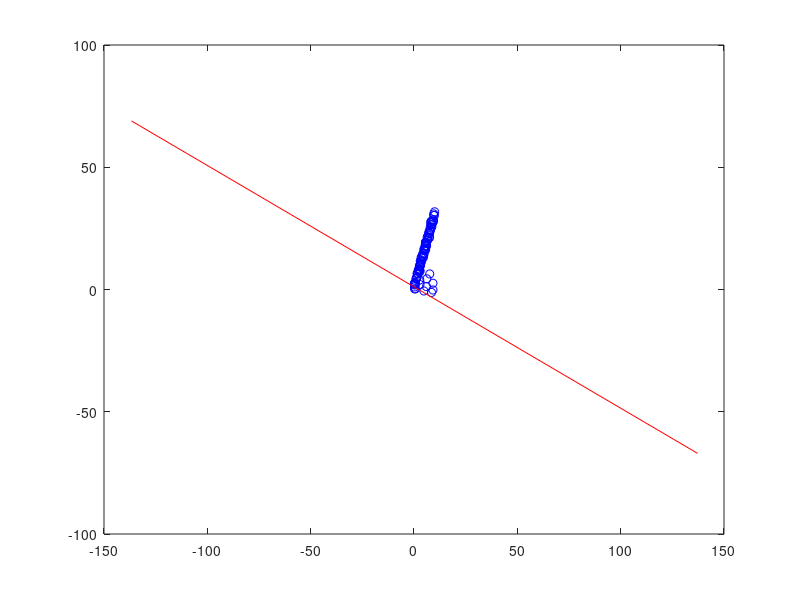

Write the MATLAB code that produced this figure. (Note: this script raises an error after producing the figure.)
clear all;
load('data_points_line.mat');
x=points(:,1); y=points(:,2);
[mn,pc]=pca(points);
plot(x,y,'bo',[mn(1)-20*pc(1),mn(1)+20*pc(1)],[mn(2)-20*pc(2),mn(2)+20*pc(2)],'r');
hold on;
inliers=ransac(0.99,2,0.8,1);
[mn,pc]=pca(inliers);
plot([mn(1)-20*pc(1),mn(1)+20*pc(1)],[mn(2)-20*pc(2),mn(2)+20*pc(2)],'g');
legend('Points','PCA using whole data','PCA using inliers only');



